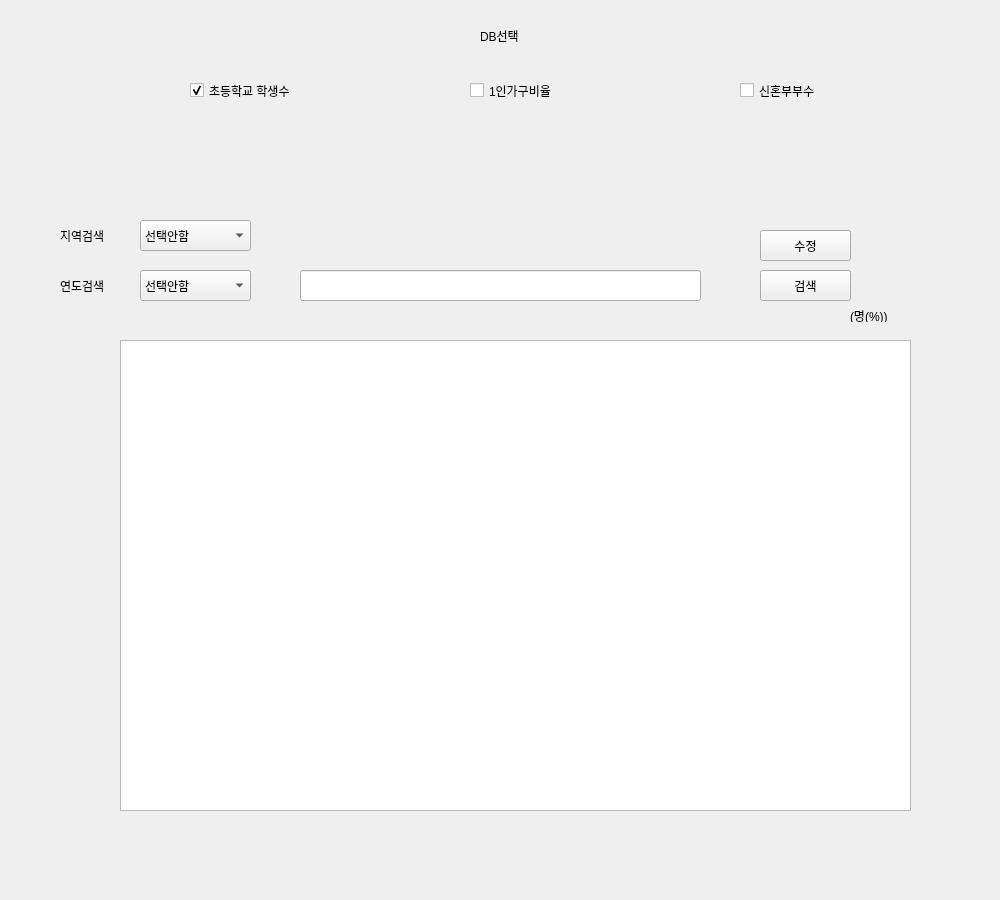
<?xml version="1.0" encoding="UTF-8"?>
<ui version="4.0">
 <class>Form</class>
 <widget class="QWidget" name="Form">
  <property name="geometry">
   <rect>
    <x>0</x>
    <y>0</y>
    <width>1000</width>
    <height>900</height>
   </rect>
  </property>
  <property name="windowTitle">
   <string>Form</string>
  </property>
  <widget class="QTableWidget" name="table">
   <property name="geometry">
    <rect>
     <x>120</x>
     <y>340</y>
     <width>791</width>
     <height>471</height>
    </rect>
   </property>
  </widget>
  <widget class="QPushButton" name="research_btn">
   <property name="geometry">
    <rect>
     <x>760</x>
     <y>270</y>
     <width>91</width>
     <height>31</height>
    </rect>
   </property>
   <property name="text">
    <string>검색</string>
   </property>
  </widget>
  <widget class="QComboBox" name="combo_year">
   <property name="geometry">
    <rect>
     <x>140</x>
     <y>270</y>
     <width>111</width>
     <height>31</height>
    </rect>
   </property>
   <item>
    <property name="text">
     <string>선택안함</string>
    </property>
   </item>
   <item>
    <property name="text">
     <string>2016</string>
    </property>
   </item>
   <item>
    <property name="text">
     <string>2017</string>
    </property>
   </item>
   <item>
    <property name="text">
     <string>2018</string>
    </property>
   </item>
   <item>
    <property name="text">
     <string>2019</string>
    </property>
   </item>
   <item>
    <property name="text">
     <string>2020</string>
    </property>
   </item>
  </widget>
  <widget class="QComboBox" name="combo_nation">
   <property name="geometry">
    <rect>
     <x>140</x>
     <y>220</y>
     <width>111</width>
     <height>31</height>
    </rect>
   </property>
   <item>
    <property name="text">
     <string>선택안함</string>
    </property>
   </item>
   <item>
    <property name="text">
     <string>전국</string>
    </property>
   </item>
   <item>
    <property name="text">
     <string>서울특별시</string>
    </property>
   </item>
   <item>
    <property name="text">
     <string>부산광역시</string>
    </property>
   </item>
   <item>
    <property name="text">
     <string>대구광역시</string>
    </property>
   </item>
   <item>
    <property name="text">
     <string>인천광역시</string>
    </property>
   </item>
   <item>
    <property name="text">
     <string>광주광역시</string>
    </property>
   </item>
   <item>
    <property name="text">
     <string>대전광역시</string>
    </property>
   </item>
   <item>
    <property name="text">
     <string>울산광역시</string>
    </property>
   </item>
   <item>
    <property name="text">
     <string>세종특별자치시</string>
    </property>
   </item>
   <item>
    <property name="text">
     <string>경기도</string>
    </property>
   </item>
   <item>
    <property name="text">
     <string>강원도</string>
    </property>
   </item>
   <item>
    <property name="text">
     <string>충청북도</string>
    </property>
   </item>
   <item>
    <property name="text">
     <string>충청남도</string>
    </property>
   </item>
   <item>
    <property name="text">
     <string>전라북도</string>
    </property>
   </item>
   <item>
    <property name="text">
     <string>전라남도</string>
    </property>
   </item>
   <item>
    <property name="text">
     <string>경상북도</string>
    </property>
   </item>
   <item>
    <property name="text">
     <string>경상남도</string>
    </property>
   </item>
   <item>
    <property name="text">
     <string>제주특별자치도</string>
    </property>
   </item>
  </widget>
  <widget class="QLabel" name="label_2">
   <property name="geometry">
    <rect>
     <x>60</x>
     <y>230</y>
     <width>56</width>
     <height>12</height>
    </rect>
   </property>
   <property name="text">
    <string>지역검색</string>
   </property>
  </widget>
  <widget class="QLabel" name="label_3">
   <property name="geometry">
    <rect>
     <x>60</x>
     <y>280</y>
     <width>56</width>
     <height>12</height>
    </rect>
   </property>
   <property name="text">
    <string>연도검색</string>
   </property>
  </widget>
  <widget class="QPushButton" name="change_btn">
   <property name="geometry">
    <rect>
     <x>760</x>
     <y>230</y>
     <width>91</width>
     <height>31</height>
    </rect>
   </property>
   <property name="text">
    <string>수정</string>
   </property>
  </widget>
  <widget class="QLabel" name="label_4">
   <property name="geometry">
    <rect>
     <x>480</x>
     <y>30</y>
     <width>56</width>
     <height>12</height>
    </rect>
   </property>
   <property name="text">
    <string>DB선택</string>
   </property>
  </widget>
  <widget class="QCheckBox" name="checkBox">
   <property name="geometry">
    <rect>
     <x>190</x>
     <y>50</y>
     <width>201</width>
     <height>81</height>
    </rect>
   </property>
   <property name="text">
    <string>초등학교 학생수</string>
   </property>
   <property name="checked">
    <bool>true</bool>
   </property>
  </widget>
  <widget class="QLabel" name="label">
   <property name="geometry">
    <rect>
     <x>850</x>
     <y>310</y>
     <width>56</width>
     <height>12</height>
    </rect>
   </property>
   <property name="text">
    <string>(명(%))</string>
   </property>
  </widget>
  <widget class="QCheckBox" name="checkBox_2">
   <property name="geometry">
    <rect>
     <x>470</x>
     <y>50</y>
     <width>201</width>
     <height>81</height>
    </rect>
   </property>
   <property name="text">
    <string>1인가구비율</string>
   </property>
   <property name="checked">
    <bool>false</bool>
   </property>
  </widget>
  <widget class="QCheckBox" name="checkBox_3">
   <property name="geometry">
    <rect>
     <x>740</x>
     <y>50</y>
     <width>201</width>
     <height>81</height>
    </rect>
   </property>
   <property name="text">
    <string>신혼부부수</string>
   </property>
  </widget>
  <widget class="QLineEdit" name="liner">
   <property name="geometry">
    <rect>
     <x>300</x>
     <y>270</y>
     <width>401</width>
     <height>31</height>
    </rect>
   </property>
  </widget>
 </widget>
 <resources/>
 <connections/>
</ui>
